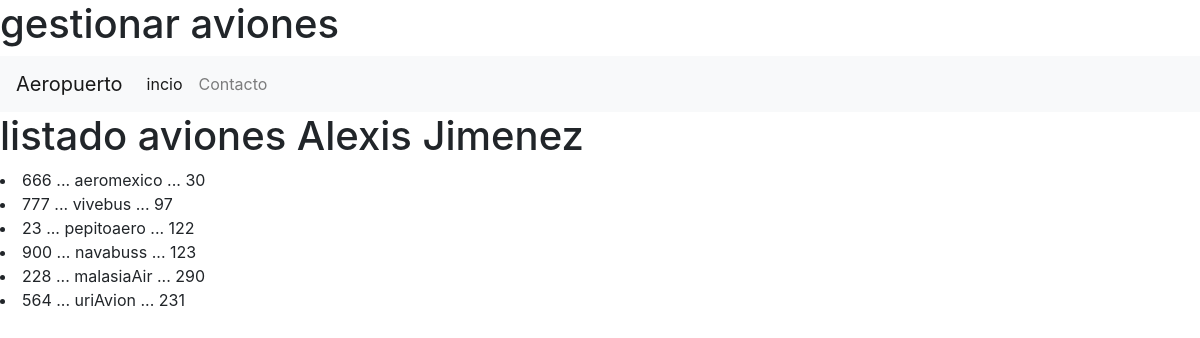
The page / on the database its author committed.
### aviones_app/models.py (models this page shows, shortened)
class Aviones(models.Model): #creas modelo de tu tabla con tu campo
    codigo= models.CharField(primary_key=True, max_length=6)
    nombre=models.CharField(max_length=50)
    npasajeros= models.IntegerField()

### aviones_app/views.py (the view)
# urls.py: path("",views.listadoAviones,name="listadoAviones")
def listadoAviones(request):
    losaviones=Aviones.objects.all()
    return render(request,"gestionarAviones.html",{"misaviones":losaviones})

### aviones_app/templates/gestionarAviones.html (shortened to what this page needs)
{% extends "base.html" %}
{% block cuerpo %}
        <h1>gestionar aviones</h1>
{% endblock %}

### aviones_app/templates/base.html (shortened to what this page needs)
<!DOCTYPE html>
<html lang="en">
<head>
    <link rel="stylesheet" href="https://cdn.jsdelivr.net/npm/bootstrap@4.3.1/dist/css/bootstrap.min.css">
</head>
    <body>
        {% block cuerpo %}
        {% endblock %}
        <nav class="navbar navbar-expand-lg navbar-light bg-light">
            <a class="navbar-brand" href="#">Aeropuerto</a>
            <div class="collapse navbar-collapse" id="navbarNav">
              <ul class="navbar-nav">
                    <li class="nav-item active">
                    <a class="nav-link" href="#">incio<span class="sr-only">(current)</span></a>
                    </li>
                    <li class="nav-item">
                    <a class="nav-link" href="#">Contacto</a>
                    </li>
              </ul>
            </div>
          </nav>
        <h1> listado aviones Alexis Jimenez</h1>
        {% for a in misaviones %}
        <li> {{a.codigo}} ... {{a.nombre}} ... {{a.npasajeros}}</li>
        {% endfor %}
    </body>
</html>

### rows shown on the page
Aviones: codigo "666", nombre "aeromexico", npasajeros "30"
Aviones: codigo "777", nombre "vivebus", npasajeros "97"
Aviones: codigo "23", nombre "pepitoaero", npasajeros "122"
Aviones: codigo "900", nombre "navabuss", npasajeros "123"
Aviones: codigo "228", nombre "malasiaAir", npasajeros "290"
Aviones: codigo "564", nombre "uriAvion", npasajeros "231"
